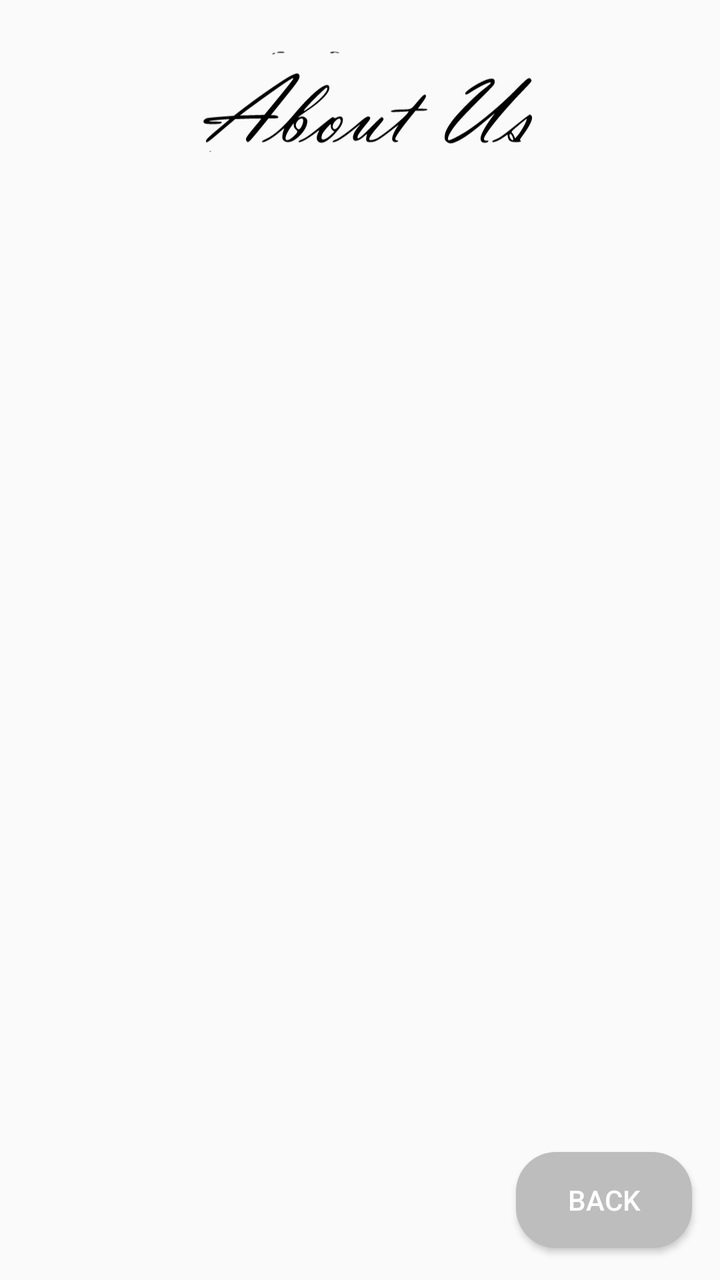
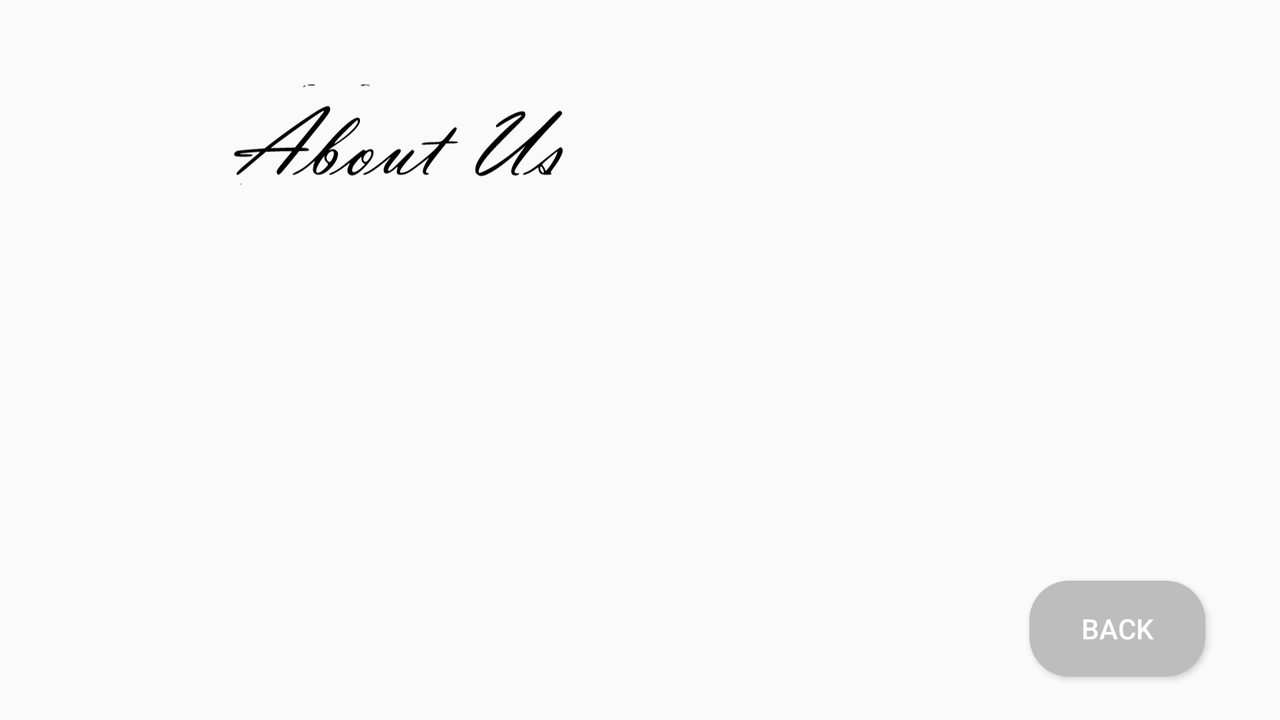

Two renders of one Android screen. The first uses the default layout on a phone; the second uses the alternative layout the repository ships for a different screen configuration, on a matching device. The two XML files are below.
<!-- AndroidManifest.xml: application theme AppTheme -->
<!-- res/layout/activity_info.xml -->
<?xml version="1.0" encoding="utf-8"?>

<androidx.constraintlayout.widget.ConstraintLayout xmlns:android="http://schemas.android.com/apk/res/android"
    xmlns:app="http://schemas.android.com/apk/res-auto"
    xmlns:tools="http://schemas.android.com/tools"
    android:layout_width="match_parent"
    android:layout_height="match_parent"
    tools:context=".InfoActivity">

    <ImageView
        android:id="@+id/imageView2"
        android:layout_width="353dp"
        android:layout_height="127dp"
        android:layout_marginTop="16dp"
        android:layout_marginEnd="56dp"
        android:layout_marginRight="56dp"
        android:layout_marginBottom="33dp"
        app:layout_constraintBottom_toTopOf="@+id/ID"
        app:layout_constraintEnd_toEndOf="parent"
        app:layout_constraintHorizontal_bias="0.0"
        app:layout_constraintStart_toStartOf="@+id/guideline7"
        app:layout_constraintTop_toTopOf="parent"
        app:srcCompat="@drawable/ic_aboutus" />

    <TextView
        android:id="@+id/ID"
        android:layout_width="383dp"
        android:layout_height="15dp"
        android:layout_marginStart="12dp"
        android:layout_marginLeft="12dp"
        android:layout_marginBottom="506dp"
        app:layout_constraintBottom_toBottomOf="parent"
        app:layout_constraintStart_toStartOf="parent"
        app:layout_constraintTop_toBottomOf="@+id/imageView2" />

    <androidx.constraintlayout.widget.Guideline
        android:id="@+id/guideline6"
        android:layout_width="wrap_content"
        android:layout_height="wrap_content"
        android:layout_marginTop="16dp"
        android:layout_marginEnd="55dp"
        android:layout_marginRight="55dp"
        android:orientation="horizontal"
        app:layout_constraintEnd_toStartOf="@+id/imageView2"
        app:layout_constraintGuide_begin="17dp"
        app:layout_constraintStart_toStartOf="parent"
        app:layout_constraintTop_toTopOf="parent" />

    <Button
        android:id="@+id/button4"
        style="@style/AppTheme.Button"
        android:layout_width="wrap_content"
        android:layout_height="wrap_content"
        android:layout_marginEnd="14dp"
        android:layout_marginRight="14dp"
        android:layout_marginBottom="16dp"
        android:text="Back"
        android:onClick="Exit"
        app:layout_constraintBottom_toBottomOf="parent"
        app:layout_constraintEnd_toEndOf="parent" />

    <androidx.constraintlayout.widget.Guideline
        android:id="@+id/guideline7"
        android:layout_width="wrap_content"
        android:layout_height="wrap_content"
        android:orientation="vertical"
        app:layout_constraintGuide_begin="25dp" />
</androidx.constraintlayout.widget.ConstraintLayout>
<!-- resources referenced by this layout -->
<resources>
  <!-- drawable ic_aboutus: vector/xml drawable (drawable, 6174 chars, omitted) -->
  <style name="AppTheme.Button" parent="Widget.AppCompat.Button">
          <item name="android:textColor">@color/colorTextBtn</item>
          <item name="android:background">@drawable/mybuttonstyle</item>
          <item name="android:padding">5dp</item>
      </style>
  <style name="AppTheme" parent="Theme.AppCompat.Light.DarkActionBar">
          
          <item name="colorPrimary">@color/colorPrimary</item>
          <item name="colorPrimaryDark">@color/colorPrimaryDark</item>
          <item name="colorAccent">@color/colorAccent</item>
      </style>
  <color name="colorTextBtn">#ffffff</color>
  <!-- drawable mybuttonstyle (drawable) -->
  <?xml version="1.0" encoding="utf-8"?>
  
  <shape xmlns:android="http://schemas.android.com/apk/res/android" android:shape="rectangle">
      <solid android:color="@color/colorBtn"/>
      <corners android:radius="20dp"/>
  </shape>
  <color name="colorPrimary">#00e5ff</color>
  <color name="colorPrimaryDark">#00b2cc</color>
  <color name="colorAccent">#8d8d8d</color>
  <color name="colorBtn">#bdbdbd</color>
</resources>
<!-- res/layout-land/activity_info.xml (the repository's variant of the layout above) -->
<!-- drawn on the phone turned sideways -->
<?xml version="1.0" encoding="utf-8"?>

<androidx.constraintlayout.widget.ConstraintLayout xmlns:android="http://schemas.android.com/apk/res/android"
    xmlns:app="http://schemas.android.com/apk/res-auto"
    xmlns:tools="http://schemas.android.com/tools"
    android:layout_width="match_parent"
    android:layout_height="match_parent"
    tools:context=".InfoActivity">

    <ImageView
        android:id="@+id/imageView2"
        android:layout_width="353dp"
        android:layout_height="127dp"
        android:layout_marginTop="4dp"
        app:layout_constraintEnd_toEndOf="parent"
        app:layout_constraintHorizontal_bias="0.14"
        app:layout_constraintStart_toStartOf="parent"
        app:layout_constraintTop_toTopOf="parent"
        app:srcCompat="@drawable/ic_aboutus" />

    <TextView
        android:id="@+id/ID"
        android:layout_width="383dp"
        android:layout_height="15dp"
        app:layout_constraintBottom_toBottomOf="parent"
        app:layout_constraintEnd_toEndOf="parent"
        app:layout_constraintHorizontal_bias="0.126"
        app:layout_constraintStart_toStartOf="parent"
        app:layout_constraintTop_toBottomOf="@+id/imageView2"
        app:layout_constraintVertical_bias="0.263" />

    <androidx.constraintlayout.widget.Guideline
        android:id="@+id/guideline6"
        android:layout_width="wrap_content"
        android:layout_height="wrap_content"
        android:orientation="horizontal"
        app:layout_constraintGuide_begin="17dp" />

    <Button
        android:id="@+id/button4"
        style="@style/AppTheme.Button"
        android:layout_width="wrap_content"
        android:layout_height="wrap_content"
        android:layout_marginEnd="28dp"
        android:layout_marginRight="28dp"
        android:onClick="Exit"
        android:text="Back"
        app:layout_constraintBottom_toBottomOf="parent"
        app:layout_constraintEnd_toEndOf="parent"
        app:layout_constraintHorizontal_bias="0.981"
        app:layout_constraintStart_toStartOf="@+id/guideline7"
        app:layout_constraintTop_toTopOf="parent"
        app:layout_constraintVertical_bias="0.931" />

    <androidx.constraintlayout.widget.Guideline
        android:id="@+id/guideline7"
        android:layout_width="wrap_content"
        android:layout_height="wrap_content"
        android:orientation="vertical"
        app:layout_constraintGuide_begin="25dp" />
</androidx.constraintlayout.widget.ConstraintLayout>
